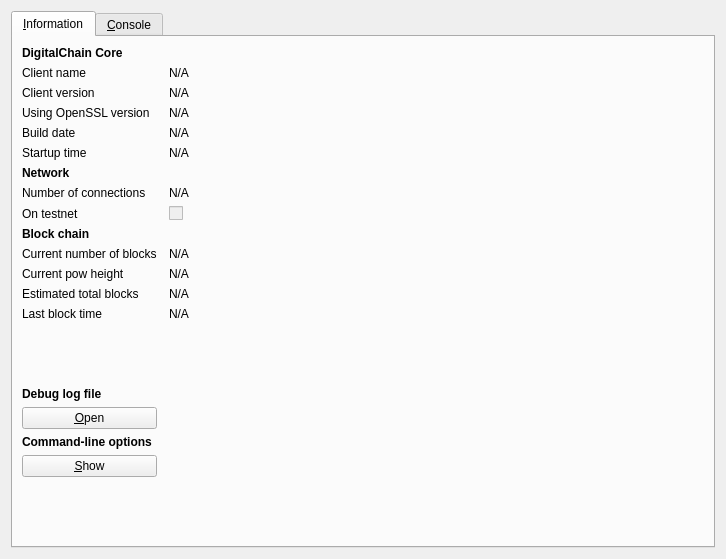
<?xml version="1.0" encoding="UTF-8"?>
<ui version="4.0">
 <class>RPCConsole</class>
 <widget class="QDialog" name="RPCConsole">
  <property name="geometry">
   <rect>
    <x>0</x>
    <y>0</y>
    <width>726</width>
    <height>559</height>
   </rect>
  </property>
  <property name="windowTitle">
   <string>DigitalChain - Debug window</string>
  </property>
  <layout class="QHBoxLayout" name="horizontalLayout_2">
   <item>
    <widget class="QTabWidget" name="tabWidget">
     <property name="currentIndex">
      <number>0</number>
     </property>
     <widget class="QWidget" name="tab_info">
      <attribute name="title">
       <string>&amp;Information</string>
      </attribute>
      <layout class="QGridLayout" name="gridLayout" columnstretch="0,1">
       <property name="horizontalSpacing">
        <number>12</number>
       </property>
       <item row="8" column="0">
        <widget class="QLabel" name="label_8">
         <property name="text">
          <string>On testnet</string>
         </property>
        </widget>
       </item>
       <item row="12" column="0">
        <widget class="QLabel" name="label_4">
         <property name="text">
          <string>Estimated total blocks</string>
         </property>
        </widget>
       </item>
       <item row="10" column="0">
        <widget class="QLabel" name="label_3">
         <property name="text">
          <string>Current number of blocks</string>
         </property>
        </widget>
       </item>
       <item row="10" column="1">
        <widget class="QLabel" name="numberOfBlocks">
         <property name="cursor">
          <cursorShape>IBeamCursor</cursorShape>
         </property>
         <property name="text">
          <string>N/A</string>
         </property>
         <property name="textFormat">
          <enum>Qt::PlainText</enum>
         </property>
         <property name="textInteractionFlags">
          <set>Qt::LinksAccessibleByMouse|Qt::TextSelectableByKeyboard|Qt::TextSelectableByMouse</set>
         </property>
        </widget>
       </item>
       <item row="14" column="0">
        <spacer name="verticalSpacer_2">
         <property name="orientation">
          <enum>Qt::Vertical</enum>
         </property>
         <property name="sizeHint" stdset="0">
          <size>
           <width>20</width>
           <height>20</height>
          </size>
         </property>
        </spacer>
       </item>
       <item row="15" column="0">
        <widget class="QLabel" name="labelDebugLogfile">
         <property name="font">
          <font>
           <weight>75</weight>
           <bold>true</bold>
          </font>
         </property>
         <property name="text">
          <string>Debug log file</string>
         </property>
        </widget>
       </item>
       <item row="12" column="1">
        <widget class="QLabel" name="totalBlocks">
         <property name="cursor">
          <cursorShape>IBeamCursor</cursorShape>
         </property>
         <property name="text">
          <string>N/A</string>
         </property>
         <property name="textFormat">
          <enum>Qt::PlainText</enum>
         </property>
         <property name="textInteractionFlags">
          <set>Qt::LinksAccessibleByMouse|Qt::TextSelectableByKeyboard|Qt::TextSelectableByMouse</set>
         </property>
        </widget>
       </item>
       <item row="13" column="1">
        <widget class="QLabel" name="lastBlockTime">
         <property name="cursor">
          <cursorShape>IBeamCursor</cursorShape>
         </property>
         <property name="text">
          <string>N/A</string>
         </property>
         <property name="textFormat">
          <enum>Qt::PlainText</enum>
         </property>
         <property name="textInteractionFlags">
          <set>Qt::LinksAccessibleByMouse|Qt::TextSelectableByKeyboard|Qt::TextSelectableByMouse</set>
         </property>
        </widget>
       </item>
       <item row="13" column="0">
        <widget class="QLabel" name="label_2">
         <property name="text">
          <string>Last block time</string>
         </property>
        </widget>
       </item>
       <item row="17" column="0">
        <widget class="QLabel" name="labelCLOptions">
         <property name="font">
          <font>
           <weight>75</weight>
           <bold>true</bold>
          </font>
         </property>
         <property name="text">
          <string>Command-line options</string>
         </property>
        </widget>
       </item>
       <item row="16" column="0">
        <widget class="QPushButton" name="openDebugLogfileButton">
         <property name="toolTip">
          <string>Open the DigitalChain debug log file from the current data directory. This can take a few seconds for large log files.</string>
         </property>
         <property name="text">
          <string>&amp;Open</string>
         </property>
         <property name="autoDefault">
          <bool>false</bool>
         </property>
        </widget>
       </item>
       <item row="18" column="0">
        <widget class="QPushButton" name="showCLOptionsButton">
         <property name="toolTip">
          <string>Show the DigitalChain-Qt help message to get a list with possible DigitalChain command-line options.</string>
         </property>
         <property name="text">
          <string>&amp;Show</string>
         </property>
         <property name="autoDefault">
          <bool>false</bool>
         </property>
        </widget>
       </item>
       <item row="19" column="0">
        <spacer name="verticalSpacer">
         <property name="orientation">
          <enum>Qt::Vertical</enum>
         </property>
         <property name="sizeHint" stdset="0">
          <size>
           <width>20</width>
           <height>40</height>
          </size>
         </property>
        </spacer>
       </item>
       <item row="0" column="0">
        <widget class="QLabel" name="label_9">
         <property name="font">
          <font>
           <weight>75</weight>
           <bold>true</bold>
          </font>
         </property>
         <property name="text">
          <string>DigitalChain Core</string>
         </property>
        </widget>
       </item>
       <item row="1" column="0">
        <widget class="QLabel" name="label_5">
         <property name="text">
          <string>Client name</string>
         </property>
        </widget>
       </item>
       <item row="2" column="1">
        <widget class="QLabel" name="clientVersion">
         <property name="cursor">
          <cursorShape>IBeamCursor</cursorShape>
         </property>
         <property name="text">
          <string>N/A</string>
         </property>
         <property name="textFormat">
          <enum>Qt::PlainText</enum>
         </property>
         <property name="textInteractionFlags">
          <set>Qt::LinksAccessibleByMouse|Qt::TextSelectableByKeyboard|Qt::TextSelectableByMouse</set>
         </property>
        </widget>
       </item>
       <item row="3" column="0">
        <widget class="QLabel" name="label_14">
         <property name="text">
          <string>Using OpenSSL version</string>
         </property>
         <property name="indent">
          <number>-1</number>
         </property>
        </widget>
       </item>
       <item row="1" column="1">
        <widget class="QLabel" name="clientName">
         <property name="cursor">
          <cursorShape>IBeamCursor</cursorShape>
         </property>
         <property name="text">
          <string>N/A</string>
         </property>
         <property name="textFormat">
          <enum>Qt::PlainText</enum>
         </property>
         <property name="textInteractionFlags">
          <set>Qt::LinksAccessibleByMouse|Qt::TextSelectableByKeyboard|Qt::TextSelectableByMouse</set>
         </property>
        </widget>
       </item>
       <item row="2" column="0">
        <widget class="QLabel" name="label_6">
         <property name="text">
          <string>Client version</string>
         </property>
        </widget>
       </item>
       <item row="4" column="1">
        <widget class="QLabel" name="buildDate">
         <property name="cursor">
          <cursorShape>IBeamCursor</cursorShape>
         </property>
         <property name="text">
          <string>N/A</string>
         </property>
         <property name="textFormat">
          <enum>Qt::PlainText</enum>
         </property>
         <property name="textInteractionFlags">
          <set>Qt::LinksAccessibleByMouse|Qt::TextSelectableByKeyboard|Qt::TextSelectableByMouse</set>
         </property>
        </widget>
       </item>
       <item row="5" column="0">
        <widget class="QLabel" name="label_13">
         <property name="text">
          <string>Startup time</string>
         </property>
        </widget>
       </item>
       <item row="3" column="1">
        <widget class="QLabel" name="openSSLVersion">
         <property name="cursor">
          <cursorShape>IBeamCursor</cursorShape>
         </property>
         <property name="text">
          <string>N/A</string>
         </property>
         <property name="textFormat">
          <enum>Qt::PlainText</enum>
         </property>
         <property name="textInteractionFlags">
          <set>Qt::LinksAccessibleByMouse|Qt::TextSelectableByKeyboard|Qt::TextSelectableByMouse</set>
         </property>
        </widget>
       </item>
       <item row="4" column="0">
        <widget class="QLabel" name="label_12">
         <property name="text">
          <string>Build date</string>
         </property>
        </widget>
       </item>
       <item row="8" column="1">
        <widget class="QCheckBox" name="isTestNet">
         <property name="enabled">
          <bool>false</bool>
         </property>
         <property name="text">
          <string/>
         </property>
        </widget>
       </item>
       <item row="5" column="1">
        <widget class="QLabel" name="startupTime">
         <property name="cursor">
          <cursorShape>IBeamCursor</cursorShape>
         </property>
         <property name="text">
          <string>N/A</string>
         </property>
         <property name="textFormat">
          <enum>Qt::PlainText</enum>
         </property>
         <property name="textInteractionFlags">
          <set>Qt::LinksAccessibleByMouse|Qt::TextSelectableByKeyboard|Qt::TextSelectableByMouse</set>
         </property>
        </widget>
       </item>
       <item row="7" column="0">
        <widget class="QLabel" name="label_7">
         <property name="text">
          <string>Number of connections</string>
         </property>
        </widget>
       </item>
       <item row="9" column="0">
        <widget class="QLabel" name="label_10">
         <property name="font">
          <font>
           <weight>75</weight>
           <bold>true</bold>
          </font>
         </property>
         <property name="text">
          <string>Block chain</string>
         </property>
        </widget>
       </item>
       <item row="7" column="1">
        <widget class="QLabel" name="numberOfConnections">
         <property name="cursor">
          <cursorShape>IBeamCursor</cursorShape>
         </property>
         <property name="text">
          <string>N/A</string>
         </property>
         <property name="textFormat">
          <enum>Qt::PlainText</enum>
         </property>
         <property name="textInteractionFlags">
          <set>Qt::LinksAccessibleByMouse|Qt::TextSelectableByKeyboard|Qt::TextSelectableByMouse</set>
         </property>
        </widget>
       </item>
       <item row="6" column="0">
        <widget class="QLabel" name="label_11">
         <property name="font">
          <font>
           <weight>75</weight>
           <bold>true</bold>
          </font>
         </property>
         <property name="text">
          <string>Network</string>
         </property>
        </widget>
       </item>
       <item row="11" column="0">
        <widget class="QLabel" name="label_15">
         <property name="text">
          <string>Current pow height</string>
         </property>
        </widget>
       </item>
       <item row="11" column="1">
        <widget class="QLabel" name="numberOfPow">
         <property name="cursor">
          <cursorShape>IBeamCursor</cursorShape>
         </property>
         <property name="text">
          <string>N/A</string>
         </property>
         <property name="textFormat">
          <enum>Qt::PlainText</enum>
         </property>
         <property name="textInteractionFlags">
          <set>Qt::LinksAccessibleByMouse|Qt::TextSelectableByKeyboard|Qt::TextSelectableByMouse</set>
         </property>
        </widget>
       </item>
      </layout>
     </widget>
     <widget class="QWidget" name="tab_console">
      <attribute name="title">
       <string>&amp;Console</string>
      </attribute>
      <layout class="QVBoxLayout" name="verticalLayout_3">
       <property name="spacing">
        <number>3</number>
       </property>
       <item>
        <widget class="QTextEdit" name="messagesWidget">
         <property name="minimumSize">
          <size>
           <width>0</width>
           <height>100</height>
          </size>
         </property>
         <property name="readOnly">
          <bool>true</bool>
         </property>
         <property name="tabKeyNavigation" stdset="0">
          <bool>false</bool>
         </property>
         <property name="columnCount" stdset="0">
          <number>2</number>
         </property>
        </widget>
       </item>
       <item>
        <layout class="QHBoxLayout" name="horizontalLayout">
         <property name="spacing">
          <number>3</number>
         </property>
         <item>
          <widget class="QLabel" name="label">
           <property name="text">
            <string notr="true">&gt;</string>
           </property>
          </widget>
         </item>
         <item>
          <widget class="QLineEdit" name="lineEdit"/>
         </item>
         <item>
          <widget class="QPushButton" name="clearButton">
           <property name="maximumSize">
            <size>
             <width>24</width>
             <height>24</height>
            </size>
           </property>
           <property name="toolTip">
            <string>Clear console</string>
           </property>
           <property name="text">
            <string/>
           </property>
           <property name="icon">
            <iconset resource="../bitcoin.qrc">
             <normaloff>:/icons/remove</normaloff>:/icons/remove</iconset>
           </property>
           <property name="shortcut">
            <string notr="true">Ctrl+L</string>
           </property>
           <property name="autoDefault">
            <bool>false</bool>
           </property>
          </widget>
         </item>
        </layout>
       </item>
      </layout>
     </widget>
    </widget>
   </item>
  </layout>
 </widget>
 <resources>
  <include location="../bitcoin.qrc"/>
 </resources>
 <connections/>
</ui>
